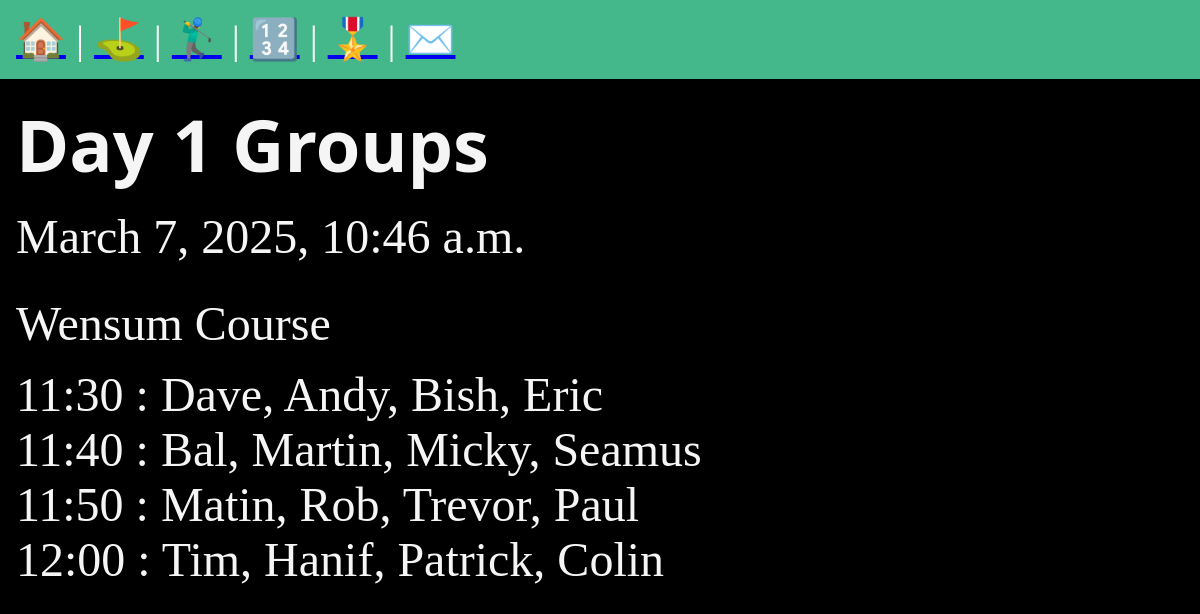
Page /posts/day1-groups on the committed database.
### posts/models.py (models this page shows, shortened)
class Post(models.Model):
    title = models.CharField(max_length=75)
    body = models.TextField()
    slug = models.SlugField()
    date = models.DateTimeField(auto_now_add=True)

### posts/views.py (the view)
# urls.py: path('<slug:slug>', views.post_page, name="page"),
def post_page(request, slug):
    post = Post.objects.get(slug=slug)
    return render(request, 'posts/post_page.html', { 'post' : post})

### posts/templates/posts/post_page.html (shortened to what this page needs)
{% extends 'layout.html' %}
{% block content %}
    <section>
        <h1> {{ post.title }}</h1>
            <p>{{ post.date }}</p>
            <p>{{ post.body|linebreaks }}</p>
    </section>
{% endblock %}

### static/css/style.css (style rules this page uses)
* { margin: 0; padding: 0; box-sizing: border-box; }
body { min-height: 100vh; background-color: black; color: whitesmoke; font-size: 3rem; }
section { display: flex; flex-flow: column; gap: 1rem; }

### rows in the picture
Post: title "Day 1 Groups", date "March 7, 2025, 10:46 a.m.", body "Wensum Course 11:30 : Dave, Andy, Bish, Eric 11:40 : Bal, Martin, Micky, Seamus 11:50 : Matin, Rob, Trevor, Paul 12:00 : Tim, Hanif, Patrick, Colin"
